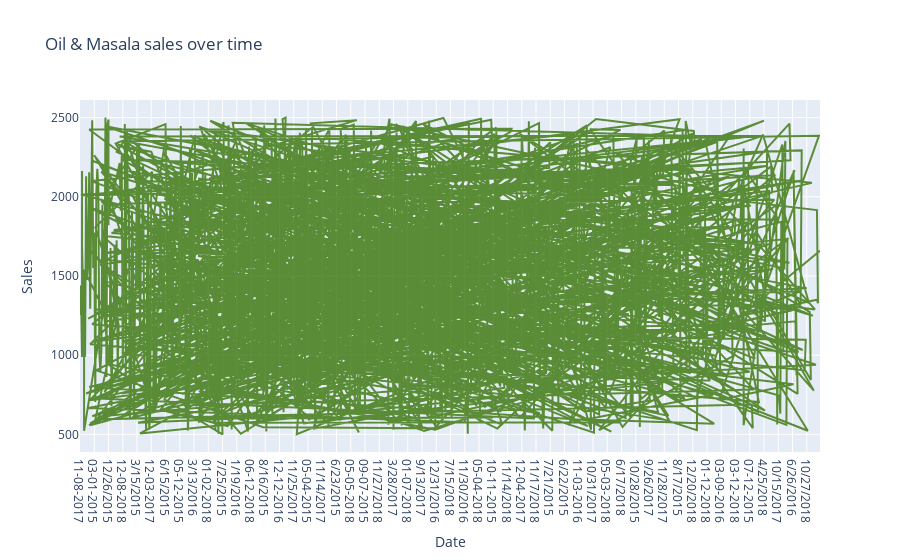

This figure's notebook cell:
### Code cell
category_trace = go.Scatter(
                    x = df_oilandmas.Date,
                    y = df_oilandmas.Sales,
                    mode = "lines",
                    name = "idk",
                    marker = dict(color = 'rgba(56, 117, 9, 0.8)'))
                   

                    
data1 = [category_trace]
layout = dict(title = 'Oil & Masala sales over time',
              xaxis= dict(title= 'Date',ticklen= 5,zeroline= False),
             yaxis =dict(title='Sales'))
fig = dict(data = data1, layout = layout)
iplot(fig)

### Figure 1 — Plotly figure (JSON) as saved in the notebook; plotly's stock layout.template omitted (floating-point values rounded to 4 significant figures; data arrays with more than 128 entries replaced by an {"elided": "..."} marker saying what was removed)
{"data": [{"marker": {"color": "rgba(56, 117, 9, 0.8)"}, "mode": "lines", "name": "idk", "type": "scatter", "x": {"elided": "1361 str values"}, "y": {"elided": "1361 int values"}}], "layout": {"title": {"text": "Oil & Masala sales over time"}, "xaxis": {"ticklen": 5, "title": {"text": "Date"}, "zeroline": false}, "yaxis": {"title": {"text": "Sales"}}}}
